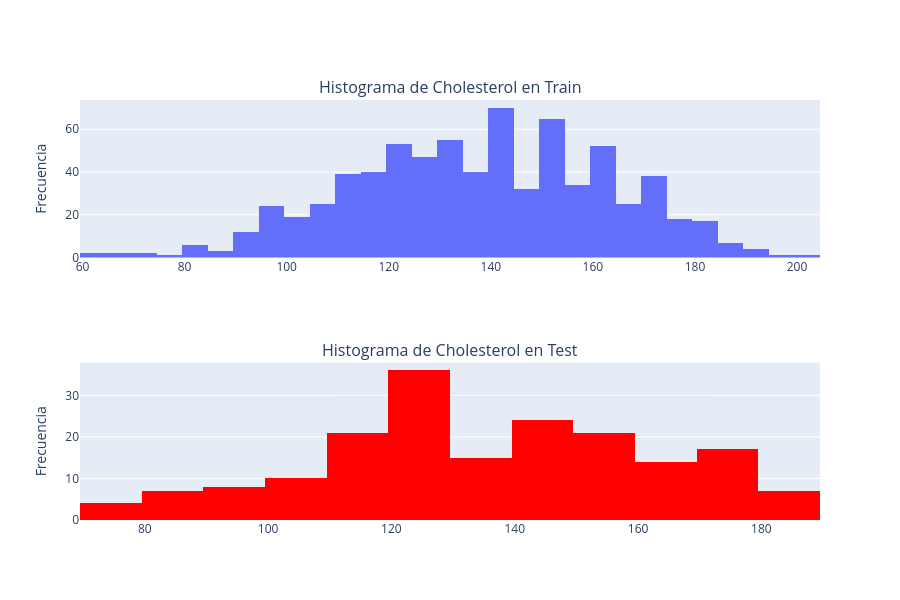

The notebook cell saved with this chart:
### Code cell
# Se realiza un histograma de la caracteristica "Cholesterol" de Train y Test
fig = make_subplots(rows=2, cols=1, subplot_titles=("Histograma de Cholesterol en Train", "Histograma de Cholesterol en Test"))

fig.add_trace(go.Histogram(x=X_train_80[:, 4], name="Train"), row=1, col=1)
fig.add_trace(go.Histogram(x=X_test_20[:, 4], name="Test", marker_color="red"), row=2, col=1)
fig.update_yaxes(title_text="Frecuencia", row=1, col=1)
fig.update_yaxes(title_text="Frecuencia", row=2, col=1)

fig.update_layout(height=600, showlegend=False)
fig.show()

### Figure 1 — Plotly figure (JSON) as saved in the notebook; plotly's stock layout.template omitted (floating-point values rounded to 4 significant figures; data arrays with more than 128 entries replaced by an {"elided": "..."} marker saying what was removed)
{"data": [{"name": "Train", "type": "histogram", "x": {"elided": "734 int values"}, "xaxis": "x", "yaxis": "y"}, {"marker": {"color": "red"}, "name": "Test", "type": "histogram", "x": {"elided": "184 int values"}, "xaxis": "x2", "yaxis": "y2"}], "layout": {"annotations": [{"font": {"size": 16}, "showarrow": false, "text": "Histograma de Cholesterol en Train", "x": 0.5, "xanchor": "center", "xref": "paper", "y": 1, "yanchor": "bottom", "yref": "paper"}, {"font": {"size": 16}, "showarrow": false, "text": "Histograma de Cholesterol en Test", "x": 0.5, "xanchor": "center", "xref": "paper", "y": 0.375, "yanchor": "bottom", "yref": "paper"}], "height": 600, "showlegend": false, "xaxis": {"anchor": "y", "domain": [0, 1]}, "xaxis2": {"anchor": "y2", "domain": [0, 1]}, "yaxis": {"anchor": "x", "domain": [0.625, 1], "title": {"text": "Frecuencia"}}, "yaxis2": {"anchor": "x2", "domain": [0, 0.375], "title": {"text": "Frecuencia"}}}}
